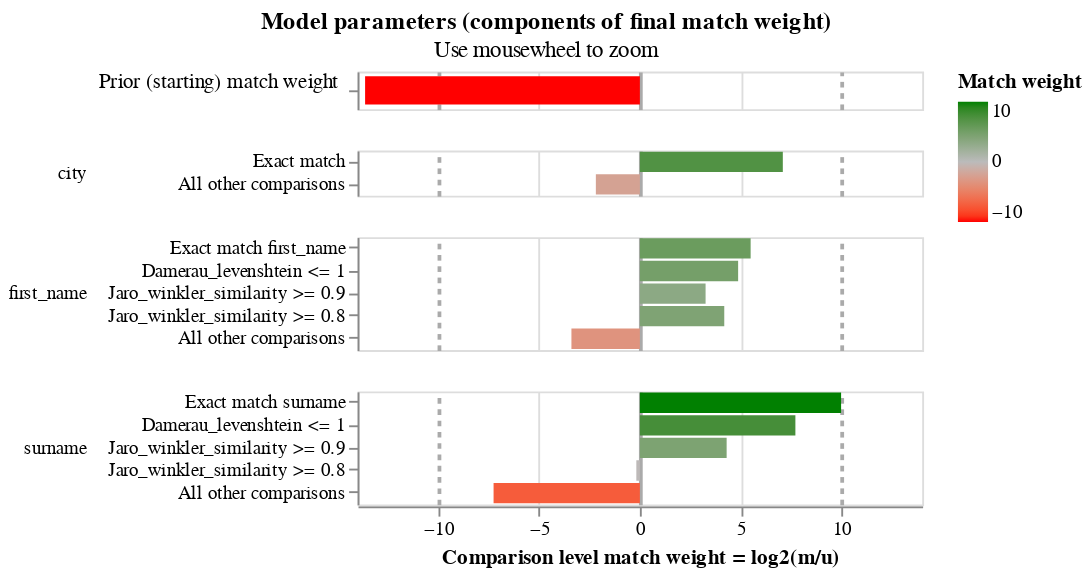

Source (notebook cell):
### Markdown cell above
Review the parameters
--

### Code cell
person_linker.match_weights_chart()

### Figure 1 — Vega-Lite specification as saved in the notebook (floating-point values rounded to 4 significant figures)
{"config": {"view": {"continuousWidth": 300, "continuousHeight": 300, "discreteHeight": 60, "discreteWidth": 400}, "header": {"title": null}, "mark": {"tooltip": null}, "title": {"anchor": "middle"}}, "vconcat": [{"mark": {"type": "bar", "clip": true, "height": 15}, "encoding": {"color": {"field": "log2_bayes_factor", "scale": {"domain": [-10, 0, 10], "interpolate": "lab", "range": ["red", "#bbbbbb", "green"]}, "title": "Match weight", "type": "quantitative"}, "tooltip": [{"field": "comparison_name", "title": "Comparison name", "type": "nominal"}, {"field": "probability_two_random_records_match", "format": ".4f", "title": "Probability two random records match", "type": "nominal"}, {"field": "log2_bayes_factor", "format": ",.4f", "title": "Equivalent match weight", "type": "quantitative"}, {"field": "bayes_factor_description", "title": "Match weight description", "type": "nominal"}], "x": {"axis": {"domain": false, "gridColor": {"condition": {"test": "abs(datum.value / 10)  <= 1 & datum.value % 10 === 0", "value": "#aaa"}, "value": "#ddd"}, "gridDash": {"condition": {"test": "abs(datum.value / 10) == 1", "value": [3]}, "value": null}, "gridWidth": {"condition": {"test": "abs(datum.value / 10)  <= 1 & datum.value % 10 === 0", "value": 2}, "value": 1}, "labels": false, "ticks": false, "title": ""}, "field": "log2_bayes_factor", "scale": {"domain": [-14, 14]}, "type": "quantitative"}, "y": {"axis": {"title": "Prior (starting) match weight", "titleAlign": "right", "titleAngle": 0, "titleFontWeight": "normal"}, "field": "label_for_charts", "sort": {"field": "comparison_vector_value", "order": "descending"}, "type": "nominal"}}, "height": 20, "transform": [{"filter": "(datum.comparison_name == 'probability_two_random_records_match')"}]}, {"mark": {"type": "bar", "clip": true}, "encoding": {"color": {"field": "log2_bayes_factor", "scale": {"domain": [-10, 0, 10], "interpolate": "lab", "range": ["red", "#bbbbbb", "green"]}, "title": "Match weight", "type": "quantitative"}, "row": {"field": "comparison_name", "header": {"labelAlign": "left", "labelAnchor": "middle", "labelAngle": 0}, "sort": {"field": "comparison_sort_order"}, "type": "nominal"}, "tooltip": [{"field": "comparison_name", "title": "Comparison name", "type": "nominal"}, {"field": "label_for_charts", "title": "Label", "type": "ordinal"}, {"field": "sql_condition", "title": "SQL condition", "type": "nominal"}, {"field": "m_probability", "format": ".4f", "title": "M probability", "type": "quantitative"}, {"field": "u_probability", "format": ".4f", "title": "U probability", "type": "quantitative"}, {"field": "bayes_factor", "format": ",.4f", "title": "Bayes factor = m/u", "type": "quantitative"}, {"field": "log2_bayes_factor", "format": ",.4f", "title": "Match weight = log2(m/u)", "type": "quantitative"}, {"field": "bayes_factor_description", "title": "Match weight description", "type": "nominal"}], "x": {"axis": {"gridColor": {"condition": {"test": "abs(datum.value / 10)  <= 1 & datum.value % 10 === 0", "value": "#aaa"}, "value": "#ddd"}, "gridDash": {"condition": {"test": "abs(datum.value / 10) == 1", "value": [3]}, "value": null}, "gridWidth": {"condition": {"test": "abs(datum.value / 10)  <= 1 & datum.value % 10 === 0", "value": 2}, "value": 1}, "title": "Comparison level match weight = log2(m/u)"}, "field": "log2_bayes_factor", "scale": {"domain": [-14, 14]}, "type": "quantitative"}, "y": {"axis": {"title": null}, "field": "label_for_charts", "sort": {"field": "comparison_vector_value", "order": "descending"}, "type": "nominal"}}, "height": {"step": 12}, "resolve": {"axis": {"y": "independent"}, "scale": {"y": "independent"}}, "transform": [{"filter": "(datum.comparison_name != 'probability_two_random_records_match')"}]}], "data": {"name": "data-843de21b308517aa5d1d97c0632e5f50"}, "params": [{"name": "mouse_zoom", "select": {"type": "interval", "encodings": ["x"]}, "bind": "scales", "views": []}], "resolve": {"axis": {"y": "independent"}, "scale": {"y": "independent"}}, "title": {"text": "Model parameters (components of final match weight)", "subtitle": "Use mousewheel to zoom"}, "$schema": "https://vega.github.io/schema/vega-lite/v5.9.3.json", "datasets": {"data-843de21b308517aa5d1d97c0632e5f50": [{"comparison_name": "probability_two_random_records_match", "sql_condition": null, "label_for_charts": "", "m_probability": null, "u_probability": null, "m_probability_description": null, "u_probability_description": null, "has_tf_adjustments": false, "tf_adjustment_column": null, "tf_adjustment_weight": null, "is_null_level": false, "bayes_factor": 7.904e-05, "log2_bayes_factor": -13.63, "comparison_vector_value": 0, "max_comparison_vector_value": 0, "bayes_factor_description": "The probability that two random records drawn at random match is 0.000 or one in  12,652.2 records.This is equivalent to a starting match weight of -13.627.", "probability_two_random_records_match": 7.904e-05, "comparison_sort_order": -1}, {"comparison_name": "city", "sql_condition": "\"city_l\" = \"city_r\"", "label_for_charts": "Exact match", "m_probability": 0.7811, "u_probability": 0.005739, "m_probability_description": "Amongst matching record comparisons, 78.11% of records are in the exact match comparison level", "u_probability_description": "Amongst non-matching record comparisons, 0.57% of records are in the exact match comparison level", "has_tf_adjustments": false, "tf_adjustment_column": null, "tf_adjustment_weight": 1.0, "is_null_level": false, "bayes_factor": 136.1, "log2_bayes_factor": 7.089, "comparison_vector_value": 1, "max_comparison_vector_value": 1, "bayes_factor_description": "If comparison level is `exact match` then comparison is 136.11 times more likely to be a match", "probability_two_random_records_match": 7.904e-05, "comparison_sort_order": 0}, {"comparison_name": "city", "sql_condition": "ELSE", "label_for_charts": "All other comparisons", "m_probability": 0.2189, "u_probability": 0.9943, "m_probability_description": "Amongst matching record comparisons, 21.89% of records are in the all other comparisons comparison level", "u_probability_description": "Amongst non-matching record comparisons, 99.43% of records are in the all other comparisons comparison level", "has_tf_adjustments": false, "tf_adjustment_column": null, "tf_adjustment_weight": 1.0, "is_null_level": false, "bayes_factor": 0.2201, "log2_bayes_factor": -2.183, "comparison_vector_value": 0, "max_comparison_vector_value": 1, "bayes_factor_description": "If comparison level is `all other comparisons` then comparison is  4.54 times less likely to be a match", "probability_two_random_records_match": 7.904e-05, "comparison_sort_order": 0}, {"comparison_name": "first_name", "sql_condition": "\"first_name_l\" = \"first_name_r\"", "label_for_charts": "Exact match first_name", "m_probability": 0.8804, "u_probability": 0.01955, "m_probability_description": "Amongst matching record comparisons, 88.04% of records are in the exact match first_name comparison level", "u_probability_description": "Amongst non-matching record comparisons, 1.96% of records are in the exact match first_name comparison level", "has_tf_adjustments": false, "tf_adjustment_column": null, "tf_adjustment_weight": 1.0, "is_null_level": false, "bayes_factor": 45.02, "log2_bayes_factor": 5.493, "comparison_vector_value": 4, "max_comparison_vector_value": 4, "bayes_factor_description": "If comparison level is `exact match first_name` then comparison is 45.02 times more likely to be a match", "probability_two_random_records_match": 7.904e-05, "comparison_sort_order": 1}, {"comparison_name": "first_name", "sql_condition": "damerau_levenshtein(\"first_name_l\", \"first_name_r\") <= 1", "label_for_charts": "Damerau_levenshtein <= 1", "m_probability": 0.05143, "u_probability": 0.001756, "m_probability_description": "Amongst matching record comparisons, 5.14% of records are in the damerau_levenshtein <= 1 comparison level", "u_probability_description": "Amongst non-matching record comparisons, 0.18% of records are in the damerau_levenshtein <= 1 comparison level", "has_tf_adjustments": false, "tf_adjustment_column": null, "tf_adjustment_weight": 1.0, "is_null_level": false, "bayes_factor": 29.29, "log2_bayes_factor": 4.872, "comparison_vector_value": 3, "max_comparison_vector_value": 4, "bayes_factor_description": "If comparison level is `damerau_levenshtein <= 1` then comparison is 29.29 times more likely to be a match", "probability_two_random_records_match": 7.904e-05, "comparison_sort_order": 1}, {"comparison_name": "first_name", "sql_condition": "jaro_winkler_similarity(\"first_name_l\", \"first_name_r\") >= 0.9", "label_for_charts": "Jaro_winkler_similarity >= 0.9", "m_probability": 0.02492, "u_probability": 0.002603, "m_probability_description": "Amongst matching record comparisons, 2.49% of records are in the jaro_winkler_similarity >= 0.9 comparison level", "u_probability_description": "Amongst non-matching record comparisons, 0.26% of records are in the jaro_winkler_similarity >= 0.9 comparison level", "has_tf_adjustments": false, "tf_adjustment_column": null, "tf_adjustment_weight": 1.0, "is_null_level": false, "bayes_factor": 9.57, "log2_bayes_factor": 3.259, "comparison_vector_value": 2, "max_comparison_vector_value": 4, "bayes_factor_description": "If comparison level is `jaro_winkler_similarity >= 0.9` then comparison is 9.57 times more likely to be a match", "probability_two_random_records_match": 7.904e-05, "comparison_sort_order": 1}, {"comparison_name": "first_name", "sql_condition": "jaro_winkler_similarity(\"first_name_l\", \"first_name_r\") >= 0.8", "label_for_charts": "Jaro_winkler_similarity >= 0.8", "m_probability": 0.07039, "u_probability": 0.00387, "m_probability_description": "Amongst matching record comparisons, 7.04% of records are in the jaro_winkler_similarity >= 0.8 comparison level", "u_probability_description": "Amongst non-matching record comparisons, 0.39% of records are in the jaro_winkler_similarity >= 0.8 comparison level", "has_tf_adjustments": false, "tf_adjustment_column": null, "tf_adjustment_weight": 1.0, "is_null_level": false, "bayes_factor": 18.19, "log2_bayes_factor": 4.185, "comparison_vector_value": 1, "max_comparison_vector_value": 4, "bayes_factor_description": "If comparison level is `jaro_winkler_similarity >= 0.8` then comparison is 18.19 times more likely to be a match", "probability_two_random_records_match": 7.904e-05, "comparison_sort_order": 1}, {"comparison_name": "first_name", "sql_condition": "ELSE", "label_for_charts": "All other comparisons", "m_probability": 0.09244, "u_probability": 0.9722, "m_probability_description": "Amongst matching record comparisons, 9.24% of records are in the all other comparisons comparison level", "u_probability_description": "Amongst non-matching record comparisons, 97.22% of records are in the all other comparisons comparison level", "has_tf_adjustments": false, "tf_adjustment_column": null, "tf_adjustment_weight": 1.0, "is_null_level": false, "bayes_factor": 0.09509, "log2_bayes_factor": -3.395, "comparison_vector_value": 0, "max_comparison_vector_value": 4, "bayes_factor_description": "If comparison level is `all other comparisons` then comparison is  10.52 times less likely to be a match", "probability_two_random_records_match": 7.904e-05, "comparison_sort_order": 1}, {"comparison_name": "surname", "sql_condition": "\"surname_l\" = \"surname_r\"", "label_for_charts": "Exact match surname", "m_probability": 0.9571, "u_probability": 0.0009485, "m_probability_description": "Amongst matching record comparisons, 95.71% of records are in the exact match surname comparison level", "u_probability_description": "Amongst non-matching record comparisons, 0.09% of records are in the exact match surname comparison level", "has_tf_adjustments": false, "tf_adjustment_column": null, "tf_adjustment_weight": 1.0, "is_null_level": false, "bayes_factor": 1009.0, "log2_bayes_factor": 9.979, "comparison_vector_value": 4, "max_comparison_vector_value": 4, "bayes_factor_description": "If comparison level is `exact match surname` then comparison is 1,009.10 times more likely to be a match", "probability_two_random_records_match": 7.904e-05, "comparison_sort_order": 2}, {"comparison_name": "surname", "sql_condition": "damerau_levenshtein(\"surname_l\", \"surname_r\") <= 1", "label_for_charts": "Damerau_levenshtein <= 1", "m_probability": 0.07127, "u_probability": 0.0003399, "m_probability_description": "Amongst matching record comparisons, 7.13% of records are in the damerau_levenshtein <= 1 comparison level", "u_probability_description": "Amongst non-matching record comparisons, 0.03% of records are in the damerau_levenshtein <= 1 comparison level", "has_tf_adjustments": false, "tf_adjustment_column": null, "tf_adjustment_weight": 1.0, "is_null_level": false, "bayes_factor": 209.7, "log2_bayes_factor": 7.712, "comparison_vector_value": 3, "max_comparison_vector_value": 4, "bayes_factor_description": "If comparison level is `damerau_levenshtein <= 1` then comparison is 209.67 times more likely to be a match", "probability_two_random_records_match": 7.904e-05, "comparison_sort_order": 2}, {"comparison_name": "surname", "sql_condition": "jaro_winkler_similarity(\"surname_l\", \"surname_r\") >= 0.9", "label_for_charts": "Jaro_winkler_similarity >= 0.9", "m_probability": 0.004825, "u_probability": 0.0002445, "m_probability_description": "Amongst matching record comparisons, 0.48% of records are in the jaro_winkler_similarity >= 0.9 comparison level", "u_probability_description": "Amongst non-matching record comparisons, 0.02% of records are in the jaro_winkler_similarity >= 0.9 comparison level", "has_tf_adjustments": false, "tf_adjustment_column": null, "tf_adjustment_weight": 1.0, "is_null_level": false, "bayes_factor": 19.73, "log2_bayes_factor": 4.303, "comparison_vector_value": 2, "max_comparison_vector_value": 4, "bayes_factor_description": "If comparison level is `jaro_winkler_similarity >= 0.9` then comparison is 19.73 times more likely to be a match", "probability_two_random_records_match": 7.904e-05, "comparison_sort_order": 2}, {"comparison_name": "surname", "sql_condition": "jaro_winkler_similarity(\"surname_l\", \"surname_r\") >= 0.8", "label_for_charts": "Jaro_winkler_similarity >= 0.8", "m_probability": 0.003171, "u_probability": 0.003582, "m_probability_description": "Amongst matching record comparisons, 0.32% of records are in the jaro_winkler_similarity >= 0.8 comparison level", "u_probability_description": "Amongst non-matching record comparisons, 0.36% of records are in the jaro_winkler_similarity >= 0.8 comparison level", "has_tf_adjustments": false, "tf_adjustment_column": null, "tf_adjustment_weight": 1.0, "is_null_level": false, "bayes_factor": 0.8853, "log2_bayes_factor": -0.1758, "comparison_vector_value": 1, "max_comparison_vector_value": 4, "bayes_factor_description": "If comparison level is `jaro_winkler_similarity >= 0.8` then comparison is  1.13 times less likely to be a match", "probability_two_random_records_match": 7.904e-05, "comparison_sort_order": 2}, {"comparison_name": "surname", "sql_condition": "ELSE", "label_for_charts": "All other comparisons", "m_probability": 0.00651, "u_probability": 0.9949, "m_probability_description": "Amongst matching record comparisons, 0.65% of records are in the all other comparisons comparison level", "u_probability_description": "Amongst non-matching record comparisons, 99.49% of records are in the all other comparisons comparison level", "has_tf_adjustments": false, "tf_adjustment_column": null, "tf_adjustment_weight": 1.0, "is_null_level": false, "bayes_factor": 0.006544, "log2_bayes_factor": -7.256, "comparison_vector_value": 0, "max_comparison_vector_value": 4, "bayes_factor_description": "If comparison level is `all other comparisons` then comparison is  152.82 times less likely to be a match", "probability_two_random_records_match": 7.904e-05, "comparison_sort_order": 2}]}}
